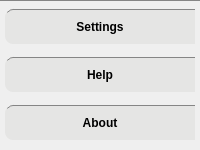
           <widget class="QFrame" name="app_info_frame">
            <property name="minimumSize">
             <size>
              <width>0</width>
              <height>150</height>
             </size>
            </property>
            <property name="maximumSize">
             <size>
              <width>16777215</width>
              <height>150</height>
             </size>
            </property>
            <property name="styleSheet">
             <string notr="true">border-radius: 0px;
border-top: 1px solid rgb(133, 133, 133);</string>
            </property>
            <property name="frameShape">
             <enum>QFrame::NoFrame</enum>
            </property>
            <property name="frameShadow">
             <enum>QFrame::Raised</enum>
            </property>
            <layout class="QVBoxLayout" name="verticalLayout_5">
             <property name="spacing">
              <number>0</number>
             </property>
             <property name="leftMargin">
              <number>0</number>
             </property>
             <property name="topMargin">
              <number>0</number>
             </property>
             <property name="rightMargin">
              <number>0</number>
             </property>
             <property name="bottomMargin">
              <number>0</number>
             </property>
             <item>
              <widget class="QPushButton" name="settings_menu">
               <property name="font">
                <font>
                 <weight>75</weight>
                 <bold>true</bold>
                </font>
               </property>
               <property name="cursor">
                <cursorShape>PointingHandCursor</cursorShape>
               </property>
               <property name="styleSheet">
                <string notr="true">QPushButton{
	background-color: rgba(223, 223, 221, 150);
	color: rgb(0,0,0);
	padding: 10px;
	margin: 5px;
	border-top-left-radius: 8px;
	border-bottom-left-radius: 8px;
}

QPushButton:hover{
	background-color: rgba(223, 223, 221, 200);
}

QPushButton:pressed{
	background-color: rgba(223, 223, 221, 200);
	border-right: rgba(85, 0, 255, 150) 4px solid;
}</string>
               </property>
               <property name="text">
                <string>Settings</string>
               </property>
               <property name="icon">
                <iconset resource="../assets.qrc">
                 <normaloff>:/icons/icons/settings.svg</normaloff>:/icons/icons/settings.svg</iconset>
               </property>
              </widget>
             </item>
             <item>
              <widget class="QPushButton" name="help_menu">
               <property name="font">
                <font>
                 <weight>75</weight>
                 <bold>true</bold>
                </font>
               </property>
               <property name="cursor">
                <cursorShape>PointingHandCursor</cursorShape>
               </property>
               <property name="styleSheet">
                <string notr="true">QPushButton{
	background-color: rgba(223, 223, 221, 150);
	color: rgb(0,0,0);
	padding: 10px;
	margin: 5px;
	border-top-left-radius: 8px;
	border-bottom-left-radius: 8px;
}

QPushButton:hover{
	background-color: rgba(223, 223, 221, 200);
}

QPushButton:pressed{
	background-color: rgba(223, 223, 221, 200);
	border-right: rgba(85, 0, 255, 150) 4px solid;
}</string>
               </property>
               <property name="text">
                <string>Help</string>
               </property>
               <property name="icon">
                <iconset resource="../assets.qrc">
                 <normaloff>:/icons/icons/help-circle.svg</normaloff>:/icons/icons/help-circle.svg</iconset>
               </property>
              </widget>
             </item>
             <item>
              <widget class="QPushButton" name="about_menu">
               <property name="font">
                <font>
                 <weight>75</weight>
                 <bold>true</bold>
                </font>
               </property>
               <property name="cursor">
                <cursorShape>PointingHandCursor</cursorShape>
               </property>
               <property name="styleSheet">
                <string notr="true">QPushButton{
	background-color: rgba(223, 223, 221, 150);
	color: rgb(0,0,0);
	padding: 10px;
	margin: 5px;
	border-top-left-radius: 8px;
	border-bottom-left-radius: 8px;
}

QPushButton:hover{
	background-color: rgba(223, 223, 221, 200);
}

QPushButton:pressed{
	background-color: rgba(223, 223, 221, 200);
	border-right: rgba(85, 0, 255, 150) 4px solid;
}</string>
               </property>
               <property name="text">
                <string>About</string>
               </property>
               <property name="icon">
                <iconset resource="../assets.qrc">
                 <normaloff>:/icons/icons/info.svg</normaloff>:/icons/icons/info.svg</iconset>
               </property>
              </widget>
             </item>
            </layout>
           </widget>
